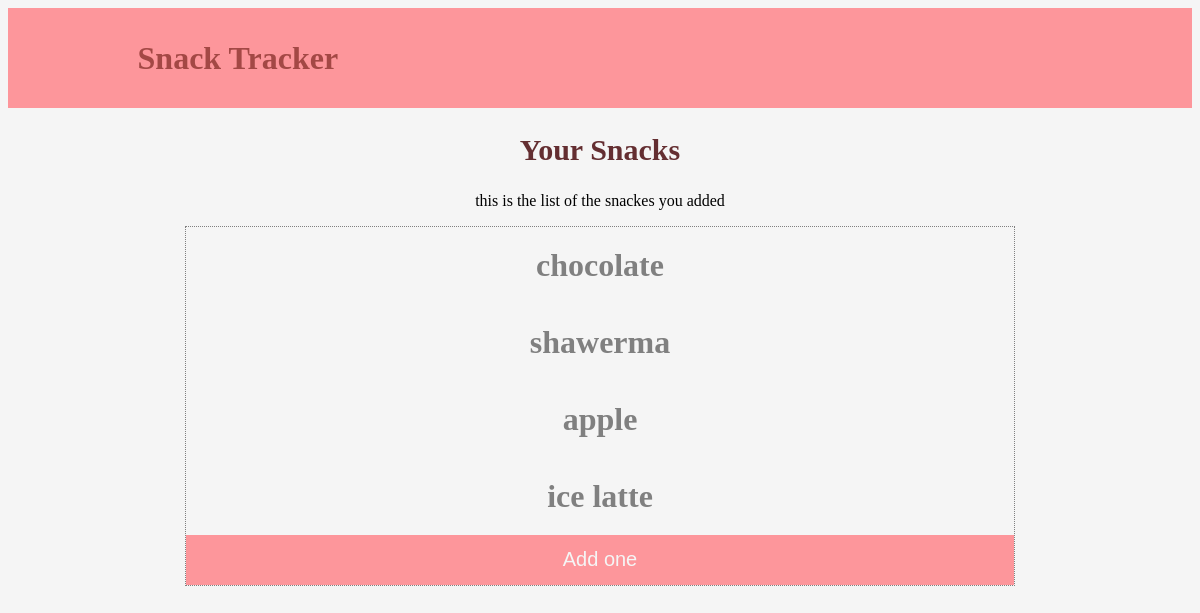
The page / on the database its author committed.
### snacks/models.py (models this page shows, shortened)
class Snack (models.Model):
    title = models.CharField(max_length=64)
    purchaser= models.ForeignKey(get_user_model(),on_delete=CASCADE)
    description= models.TextField()
    def get_absolute_url(self):
        return reverse('snack_detail', args=[self.id])

### snacks/views.py (the view)
# urls.py: path('', SnackListView.as_view(),name="snack_list"),
class SnackListView (ListView):
    template_name = "snack_list.html"
    model = Snack
    context_object_name = 'snacks'

### snacks/templates/snack_list.html (shortened to what this page needs)
{% extends "_base.html" %}
{% block content %}
<div id = 'intro'>
    <h2>Your Snacks</h2>
    <p>this is the list of the snackes you added</p>
</div>
<div id ='content' >
{% for snack in snacks %}
        <a href="{{snack.get_absolute_url}}"><h1>{{snack.title}}</h1></a>
{% endfor %}
<div id ='create'>
    <a href="/create"><button>Add one</button></a>
</div>
</div>
{% endblock content %}

### snacks/templates/_base.html (shortened to what this page needs)
<!DOCTYPE html>
<html lang="en">
<head>
    {% load static %}
    <link rel="stylesheet" type="text/css" href="{% static 'styles/style.css' %}">
</head>
<body>
    <div id = "navbar">
        <div id = "brand">
            <img src="https://icons-for-free.com/iconfiles/png/512/donut+doughnut+fat+sweets+icon-1320168015790009678.png" alt="">
            <h1>Snack Tracker</h1>
        </div>
        <div id = "nav-links">
        </div>
    </div>
    {% block content %}
    {% endblock %}
</body>
</html>

### snacks/static/styles/style.css (style rules this page uses)
body { background-color: whitesmoke; }
#navbar { height: 100px; display: flex; justify-content: space-between; align-items: center; background-color: #fd969b; }
#brand { display: flex; justify-content: space-around; width: 350px; color: #a34845; }
#brand img { width: 70px; }
#nav-links { display: flex; width: 100px; }
#content a { text-decoration: none; color: gray; }
#content h1 { padding: 20px; transition: 500ms; margin: 0px; }
#content { width: 70%; margin: auto; text-align: center; border: 1px dotted gray ; }
#content button { width: 100%; height: 50px; background-color: #fd969b; border: none; color : whitesmoke; font-size: 20px; transition :500ms }
#intro { text-align: center; }
#intro h2 { font-size: 30px; color: #642e31 }

### rows shown on the page
Snack: title "chocolate"
Snack: title "shawerma"
Snack: title "apple"
Snack: title "ice latte"
